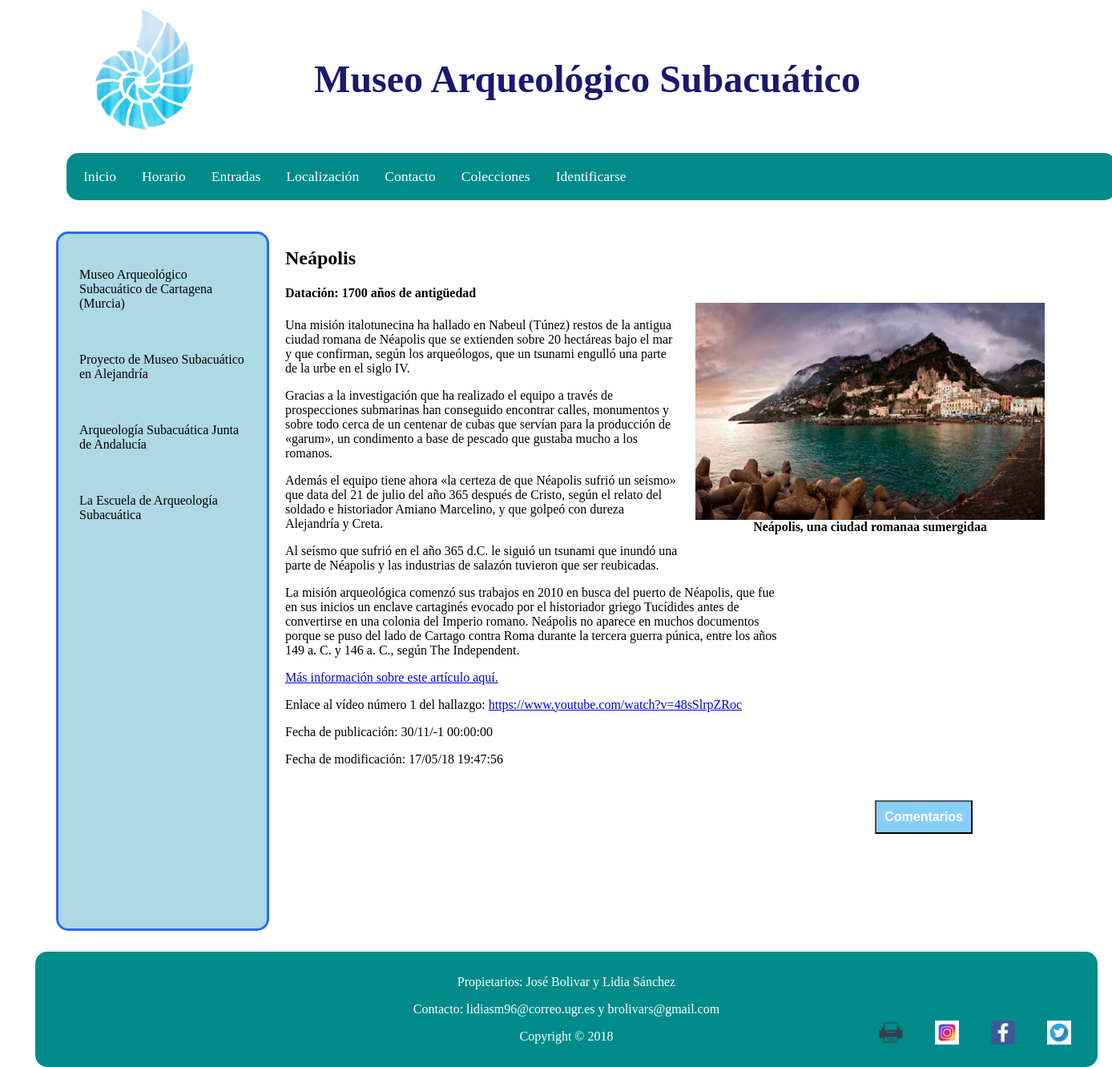
/PHP/index.php?obra=4, run on the app's committed database.
### tables this page shows
CREATE TABLE `obras` (
  `ID` int(3) NOT NULL,
  `miniatura` text NOT NULL,
  `descripcion` text NOT NULL,
  `Titulo` text NOT NULL,
  `Imagen` text NOT NULL,
  `Fecha_Publicacion` timestamp NULL DEFAULT NULL ON UPDATE CURRENT_TIMESTAMP,
  `Fecha_Modificacion` timestamp NOT NULL DEFAULT '0000-00-00 00:00:00'
);

### PHP/index.php (called while the page is built, shortened)
<?php
    require_once("bd/ConexionBD.php");
    require("controladores/controlador_Obras.php");
?>

### PHP/bd/ConexionBD.php (called while the page is built, shortened)
<?php
    class ConexionBD {
        public static function abrirConexion() {
    	    $conexion = new mysqli('localhost', 'sibw1718', 'sibw1718') or exit('No se pudo conectar con el servidor');
    	    mysqli_select_db($conexion,'p4_sibw_bd') or die ( "No se ha podido conectar a la base de datos" );
        	mysqli_set_charset($conexion, 'utf8');
        	return $conexion;
        }
    }
?>

### PHP/modelos/modelo_Obras.php (called while the page is built, shortened)
<?php
class ModeloObras{
	public $conexionBD;
    public function __construct() {
	    $this->conexionBD = ConexionBD::abrirConexion();
    }
    public function getNombre ($id_obra) {
        $seleccion = "SELECT Titulo FROM obras WHERE ID = $id_obra";
        $resultado = mysqli_query ($this->conexionBD, $seleccion);
        $nombre = array();
        while ( $fila = mysqli_fetch_array ($resultado) ) {
            $nombre = $fila[0];
        }
        return $nombre;
    }
    public function getImagen ($id_obra) {
        $seleccion = "SELECT Imagen FROM obras WHERE ID = $id_obra";
        $resultado = mysqli_query ($this->conexionBD, $seleccion);
        while ( $fila = mysqli_fetch_array ($resultado) ) {
            $imagen = $fila[0];
        }
        return $imagen;
    }
    public function getDescripcion ($id_obra) {
        $seleccion = "SELECT descripcion FROM obras WHERE ID = $id_obra";
        $resultado = mysqli_query ($this->conexionBD, $seleccion);
        while ( $fila = mysqli_fetch_array ($resultado) ) {
            $descripcion = $fila[0];
        }
        return $descripcion;
    }
    public function getVideos($id_obra) {
        $seleccion = "SELECT url_video FROM videos WHERE obra_asociada=$id_obra";
        $resultado = mysqli_query ($this->conexionBD, $seleccion);
        $videos = array();
        while ( $fila = mysqli_fetch_array ($resultado, MYSQLI_ASSOC) ) {
            $videos[] = $fila['url_video'];
        }
        return $videos;
    }
    public function getFechaPublicacion($id_obra) {
        $seleccion = "SELECT Fecha_Publicacion FROM obras WHERE ID = $id_obra";
        $resultado = mysqli_query ($this->conexionBD, $seleccion);
        while ( $fila = mysqli_fetch_array ($resultado) ) {
            $fecha_publ = $fila[0];
        }
        return $fecha_publ;
    }
    public function getFechaModificacion($id_obra) {
        $seleccion = "SELECT Fecha_Modificacion FROM obras WHERE ID = $id_obra";
        $resultado = mysqli_query ($this->conexionBD, $seleccion);
        while ( $fila = mysqli_fetch_array ($resultado) ) {
            $fecha_mod = $fila[0];
        }
        return $fecha_mod;
    }
}
?>

### PHP/vistas/formulario.php (the view, shortened to what this page needs)
<button id="botonComentarios" onclick="mostrarPanelComentarios()">Comentarios</button>

### PHP/vistas/obra.php (shortened to what this page needs)
<div class = "Contenido">
	<div class="dos_columnas">
		<?php
			if(isset($_GET["obra"])){
				echo "<div class='img_obra'>";
				echo "<img src='../Imagenes/" .$imagen_obra. "'>";
				echo "<div class='pie_foto'>" .$nombre_obra. "</div>";
				echo "</div>";
				echo "<div class ='Descripcion'>";
				echo "<p> $descripcion </p>";
				echo "</div>";
				if (count($galeria_obra) > 0) { ?>
				<?php }
				for ($j=0; $j < count($videos_obra); $j++) {
					$n_video = $j+1;
					echo "<p>Enlace al vídeo número $n_video del hallazgo: <a href='$videos_obra[$j]' target='_blank'>$videos_obra[$j]</a></p>";
				}
       			$fechaPubl_formateada = date('d/m/y H:i:s', strtotime($fecha_publicacion));
				echo "<p>Fecha de publicación: ".$fechaPubl_formateada."</p>";
				$fechaModif_formateada = date('d/m/y H:i:s', strtotime($fecha_modificacion));
				echo "<p>Fecha de modificación: ".$fechaModif_formateada."</p>";
			}
		?>
	</div>
</div>

### CSS/estilo-obras-portada.css (style rules this page uses)
body { font-size: 100%; padding: 0; margin: 0; }
img { width: 100%; height: auto; }
.pie_foto { text-align: center; color: black; font-weight: bold; font-size: 100%; margin-bottom: 10%; width: 100%; }
.Contenido, .video { float: right; width: 48%; margin-right: 28%; margin-bottom: 2%; }
.img_obra { float: right; width: 70%; margin-top: 50px; margin-right: -55%; padding: 3%; }
#botonComentarios { float: right; color: white; font-weight: bold; background: lightskyblue; margin-right: 10%; margin-left: 10%; margin-bottom: 5%; padding: 10px; font-size: 100%; }

### CSS/estilo-print.css (style rules this page uses)
body { font-size: 100%; margin-left: 50px; }
img { width: 100%; height: 20%; position: absolute; margin-top: -40%; }
.pie_foto { text-align: center; color: black; font-weight: bold; font-size: 100%; margin-bottom: 10%; margin-top: -10%; width: 100%; position: absolute; }
.Contenido { float: right; width: 100%; margin-right: 5%; margin-bottom: 2%; font: serif; }
.img_obra { float: left; background-color: white; width: 100%; margin-top: 5%; }
button { display: none; }
.dos_columnas { column-count: 2; margin-top: 40%; }

### data on the page
obras: Imagen (picture), Titulo "Neápolis, una ciudad romanaa sumergidaa", descripcion "Neápolis Datación: 1700 años de antigüedad Una misión italotunecina ha hallado en Nabeul (Túnez) restos de la antigua ciudad romana de Néapolis que se extienden sobre 20 hectáreas bajo el mar y que confirman, según los arqueólogos, que un tsunami engulló una parte de la urbe en el siglo IV. Gracias a la investigación que ha realizado el equipo a través de prospecciones submarinas han conseguido encontrar calles, monumentos y sobre todo cerca de un centenar de cubas que servían para la producción de «garum», un condimento a base de pescado que gustaba mucho a los romanos. Además el equipo tiene ahora «la certeza de que Néapolis sufrió un seísmo» que data del 21 de julio del año 365 después…", Fecha_Publicacion "30/11/-1 00:00:00", Fecha_Modificacion "17/05/18 19:47:56"

### other printed values
$nombresMenus[$i] "Inicio"
$nombresMenus[$i] "Horario"
$nombresMenus[$i] "Entradas"
$nombresMenus[$i] "Localización"
$nombresMenus[$i] "Contacto"
$nombresMenus[$i] "Colecciones"
$nombresMenus[$i] "Identificarse"
$n_video "1"
$videos_obra[$j] "https://www.youtube.com/watch?v=48sSlrpZRoc"
